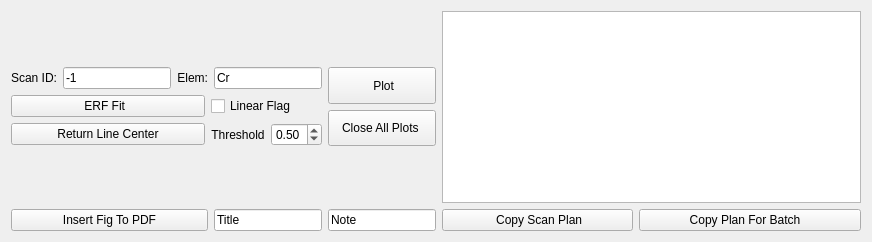
         <widget class="QWidget" name="widget" native="true">
          <layout class="QGridLayout" name="gridLayout_67">
           <item row="0" column="0">
            <layout class="QGridLayout" name="gridLayout_57">
             <item row="0" column="0">
              <layout class="QGridLayout" name="gridLayout_10">
               <item row="0" column="0">
                <layout class="QHBoxLayout" name="horizontalLayout_2">
                 <item>
                  <widget class="QLabel" name="label_47">
                   <property name="sizePolicy">
                    <sizepolicy hsizetype="Fixed" vsizetype="Preferred">
                     <horstretch>0</horstretch>
                     <verstretch>0</verstretch>
                    </sizepolicy>
                   </property>
                   <property name="text">
                    <string>Scan ID:</string>
                   </property>
                   <property name="alignment">
                    <set>Qt::AlignRight|Qt::AlignTrailing|Qt::AlignVCenter</set>
                   </property>
                  </widget>
                 </item>
                 <item>
                  <widget class="QLineEdit" name="pb_plot_sd">
                   <property name="sizePolicy">
                    <sizepolicy hsizetype="Fixed" vsizetype="Fixed">
                     <horstretch>0</horstretch>
                     <verstretch>0</verstretch>
                    </sizepolicy>
                   </property>
                   <property name="text">
                    <string>-1</string>
                   </property>
                  </widget>
                 </item>
                 <item>
                  <widget class="QLabel" name="label_48">
                   <property name="sizePolicy">
                    <sizepolicy hsizetype="Fixed" vsizetype="Preferred">
                     <horstretch>0</horstretch>
                     <verstretch>0</verstretch>
                    </sizepolicy>
                   </property>
                   <property name="text">
                    <string>Elem:</string>
                   </property>
                   <property name="alignment">
                    <set>Qt::AlignRight|Qt::AlignTrailing|Qt::AlignVCenter</set>
                   </property>
                  </widget>
                 </item>
                 <item>
                  <widget class="QLineEdit" name="pb_plot_elem">
                   <property name="sizePolicy">
                    <sizepolicy hsizetype="Fixed" vsizetype="Fixed">
                     <horstretch>0</horstretch>
                     <verstretch>0</verstretch>
                    </sizepolicy>
                   </property>
                   <property name="text">
                    <string>Cr</string>
                   </property>
                  </widget>
                 </item>
                </layout>
               </item>
               <item row="1" column="0">
                <layout class="QGridLayout" name="gridLayout_2">
                 <item row="0" column="0">
                  <widget class="QPushButton" name="pb_erf_fit">
                   <property name="sizePolicy">
                    <sizepolicy hsizetype="Preferred" vsizetype="Fixed">
                     <horstretch>0</horstretch>
                     <verstretch>0</verstretch>
                    </sizepolicy>
                   </property>
                   <property name="text">
                    <string>ERF Fit  </string>
                   </property>
                  </widget>
                 </item>
                 <item row="0" column="1">
                  <widget class="QCheckBox" name="cb_erf_linear_flag">
                   <property name="sizePolicy">
                    <sizepolicy hsizetype="Fixed" vsizetype="Preferred">
                     <horstretch>0</horstretch>
                     <verstretch>0</verstretch>
                    </sizepolicy>
                   </property>
                   <property name="layoutDirection">
                    <enum>Qt::LeftToRight</enum>
                   </property>
                   <property name="text">
                    <string>Linear Flag</string>
                   </property>
                  </widget>
                 </item>
                 <item row="1" column="0">
                  <widget class="QPushButton" name="pb_plot_line_center">
                   <property name="sizePolicy">
                    <sizepolicy hsizetype="Preferred" vsizetype="Fixed">
                     <horstretch>0</horstretch>
                     <verstretch>0</verstretch>
                    </sizepolicy>
                   </property>
                   <property name="text">
                    <string>Return Line Center</string>
                   </property>
                  </widget>
                 </item>
                 <item row="1" column="1">
                  <layout class="QHBoxLayout" name="horizontalLayout_14">
                   <property name="rightMargin">
                    <number>0</number>
                   </property>
                   <item>
                    <widget class="QLabel" name="label_49">
                     <property name="sizePolicy">
                      <sizepolicy hsizetype="Fixed" vsizetype="Preferred">
                       <horstretch>0</horstretch>
                       <verstretch>0</verstretch>
                      </sizepolicy>
                     </property>
                     <property name="text">
                      <string>Threshold</string>
                     </property>
                     <property name="alignment">
                      <set>Qt::AlignCenter</set>
                     </property>
                    </widget>
                   </item>
                   <item>
                    <widget class="QDoubleSpinBox" name="dsb_line_center_thre">
                     <property name="sizePolicy">
                      <sizepolicy hsizetype="Fixed" vsizetype="Fixed">
                       <horstretch>0</horstretch>
                       <verstretch>0</verstretch>
                      </sizepolicy>
                     </property>
                     <property name="minimum">
                      <double>0.010000000000000</double>
                     </property>
                     <property name="maximum">
                      <double>1.000000000000000</double>
                     </property>
                     <property name="value">
                      <double>0.500000000000000</double>
                     </property>
                    </widget>
                   </item>
                  </layout>
                 </item>
                </layout>
               </item>
              </layout>
             </item>
             <item row="0" column="1">
              <layout class="QGridLayout" name="gridLayout_51">
               <item row="1" column="0">
                <widget class="QPushButton" name="pb_close_all_plot">
                 <property name="sizePolicy">
                  <sizepolicy hsizetype="Preferred" vsizetype="Preferred">
                   <horstretch>0</horstretch>
                   <verstretch>0</verstretch>
                  </sizepolicy>
                 </property>
                 <property name="styleSheet">
                  <string notr="true"/>
                 </property>
                 <property name="text">
                  <string>   Close All Plots    </string>
                 </property>
                </widget>
               </item>
               <item row="0" column="0">
                <widget class="QPushButton" name="pb_plot">
                 <property name="sizePolicy">
                  <sizepolicy hsizetype="Preferred" vsizetype="Preferred">
                   <horstretch>0</horstretch>
                   <verstretch>0</verstretch>
                  </sizepolicy>
                 </property>
                 <property name="styleSheet">
                  <string notr="true">QPushButton:pressed{ 
	background-color: rgb(255, 0, 0); 
	}</string>
                 </property>
                 <property name="text">
                  <string>        Plot       </string>
                 </property>
                </widget>
               </item>
              </layout>
             </item>
            </layout>
           </item>
           <item row="0" column="1" colspan="2">
            <widget class="QTextEdit" name="text_scan_plan">
             <property name="sizePolicy">
              <sizepolicy hsizetype="Expanding" vsizetype="Preferred">
               <horstretch>0</horstretch>
               <verstretch>0</verstretch>
              </sizepolicy>
             </property>
             <property name="styleSheet">
              <string notr="true">font: 8pt &quot;Consolas&quot;;</string>
             </property>
             <property name="readOnly">
              <bool>true</bool>
             </property>
            </widget>
           </item>
           <item row="1" column="0">
            <layout class="QHBoxLayout" name="horizontalLayout_10">
             <item>
              <widget class="QPushButton" name="pb_fig_to_pdf">
               <property name="sizePolicy">
                <sizepolicy hsizetype="Preferred" vsizetype="Fixed">
                 <horstretch>0</horstretch>
                 <verstretch>0</verstretch>
                </sizepolicy>
               </property>
               <property name="text">
                <string>Insert Fig To PDF</string>
               </property>
              </widget>
             </item>
             <item>
              <widget class="QLineEdit" name="le_pdf_fig_title">
               <property name="sizePolicy">
                <sizepolicy hsizetype="Fixed" vsizetype="Fixed">
                 <horstretch>0</horstretch>
                 <verstretch>0</verstretch>
                </sizepolicy>
               </property>
               <property name="text">
                <string>Title</string>
               </property>
               <property name="placeholderText">
                <string>Title</string>
               </property>
              </widget>
             </item>
             <item>
              <widget class="QLineEdit" name="le_pdf_fig_note">
               <property name="sizePolicy">
                <sizepolicy hsizetype="Fixed" vsizetype="Fixed">
                 <horstretch>0</horstretch>
                 <verstretch>0</verstretch>
                </sizepolicy>
               </property>
               <property name="text">
                <string>Note</string>
               </property>
               <property name="placeholderText">
                <string>Note</string>
               </property>
              </widget>
             </item>
            </layout>
           </item>
           <item row="1" column="1">
            <widget class="QPushButton" name="pb_scan_copy">
             <property name="sizePolicy">
              <sizepolicy hsizetype="Fixed" vsizetype="Preferred">
               <horstretch>0</horstretch>
               <verstretch>0</verstretch>
              </sizepolicy>
             </property>
             <property name="text">
              <string>               Copy Scan Plan              </string>
             </property>
            </widget>
           </item>
           <item row="1" column="2">
            <widget class="QPushButton" name="pb_batchscan_copy">
             <property name="sizePolicy">
              <sizepolicy hsizetype="Fixed" vsizetype="Preferred">
               <horstretch>0</horstretch>
               <verstretch>0</verstretch>
              </sizepolicy>
             </property>
             <property name="text">
              <string>              Copy Plan For Batch                 </string>
             </property>
            </widget>
           </item>
          </layout>
         </widget>
